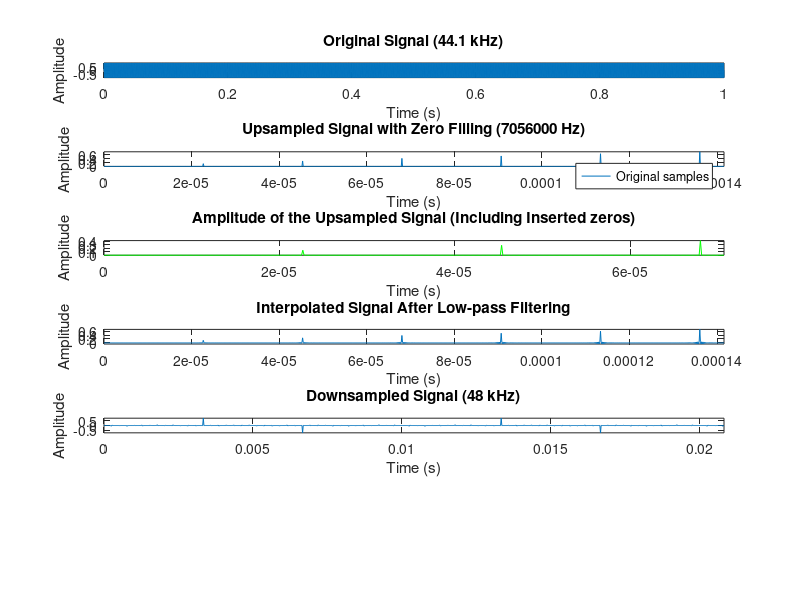

MATLAB code to generate this figure: (Note: this script raises an error after producing the figure.)
% Given sample rates
Fs_in = 44100; % Input sample rate (44.1 kHz)
Fs_out = 48000; % Output sample rate (48 kHz)

% Find the least common multiple for upsampling and downsampling
[L, M] = rat(Fs_out / Fs_in); % Rational fraction approximation of conversion ratio

% Example signal: a simple sine wave for demonstration
t = 0:1/Fs_in:1; % Time vector for 1 second of audio
f = 1000; % Frequency of the sine wave (1 kHz)
x = sin(2 * pi * f * t); % Original signal (44.1 kHz sine wave)

%% STEP 1: ZERO FILLING
% Upsample the signal by L (increasing the sample rate)
x_upsampled = upsample(x, L); % Insert L-1 zeros between samples

%% STEP 2: LOW PASS FILTERING
% Design a low-pass filter (anti-aliasing filter)
Fc = min(Fs_in, Fs_out) / 2; % Cutoff frequency (Nyquist frequency of the lower sample rate)
n = 100; % Filter order
h = fir1(n, 2 * Fc / Fs_out); % Low-pass filter design (normalized frequency)

% Filter the upsampled signal to remove high-frequency components introduced by zero filling
x_filtered = conv(x_upsampled, h, 'same'); % Apply low-pass filtering

%% STEP 3: DOWNSAMPLING
% Downsample the filtered signal by M (reducing the sample rate)
x_downsampled = downsample(x_filtered, M);

%% PLOTTING THE RESULTS
% Time vectors for plotting
t_upsampled = 0:1/(Fs_in*L):(length(x_upsampled)-1)/(Fs_in*L);
t_downsampled = 0:1/Fs_out:(length(x_downsampled)-1)/Fs_out;

figure;
% Plot the original signal
subplot(6,1,1);
plot(t, x);
title('Original Signal (44.1 kHz)');
xlabel('Time (s)');
ylabel('Amplitude');
axis tight;

% Find non-zero indices in the upsampled signal
non_zero_idx = find(x_upsampled ~= 0);

% Plot the upsampled signal with zero filling (inserted zeros)
subplot(6,1,2);
plot(t_upsampled(1:1000), x_upsampled(1:1000));
hold on;
title(['Upsampled Signal with Zero Filling (', num2str(L * Fs_in), ' Hz)']);
legend('Original samples', 'Inserted zeros');
xlabel('Time (s)');
ylabel('Amplitude');
axis tight;

% Plot the upsampled signal amplitude and the number of inserted zeros
subplot(6,1,3);
plot(t_upsampled(1:500), x_upsampled(1:500), 'g');
title('Amplitude of the Upsampled Signal (Including Inserted zeros)');
xlabel('Time (s)');
ylabel('Amplitude');
axis tight;

% Plot the signal after low-pass filtering (interpolated signal)
subplot(6,1,4);
plot(t_upsampled(1:min(1000,length(t_upsampled))), x_filtered(1:min(1000,length(x_filtered))));
title('Interpolated Signal After Low-pass Filtering');
xlabel('Time (s)');
ylabel('Amplitude');
axis tight;

% Plot the final downsampled signal (converted signal)
subplot(6,1,5);
plot(t_downsampled(1:min(1000,length(t_downsampled))), x_downsampled(1:min(1000,length(x_downsampled))));
title('Downsampled Signal (48 kHz)');
xlabel('Time (s)');
ylabel('Amplitude');
axis tight;

% Plot the filter's magnitude response
figure;
fvtool(h, 'Fs', Fs_out); % Use Fs_out for frequency response
title('Low-pass Filter Frequency Response');

%% SOUND PLAYBACK
sound(x, Fs_in); % Play original signal at 44.1 kHz
pause(2); % Pause for duration of original sound to finish before playing next sound
sound(x_downsampled, Fs_out); % Play converted signal at 48 kHz